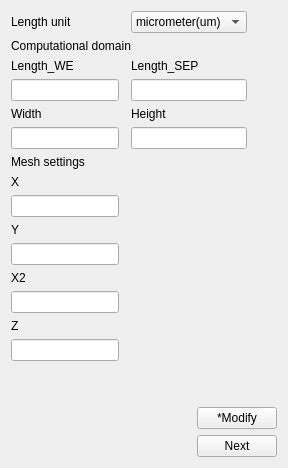
      <widget class="QWidget" name="tab">
       <attribute name="title">
        <string>Geometry-&gt;</string>
       </attribute>
       <layout class="QGridLayout" name="gridLayout_2">
        <item row="5" column="0" colspan="2">
         <widget class="QLabel" name="label_4">
          <property name="text">
           <string>Width</string>
          </property>
         </widget>
        </item>
        <item row="6" column="0">
         <widget class="QLineEdit" name="width_lineEdit"/>
        </item>
        <item row="0" column="0" colspan="2">
         <widget class="QLabel" name="label">
          <property name="text">
           <string>Length unit</string>
          </property>
         </widget>
        </item>
        <item row="12" column="0">
         <widget class="QLabel" name="label_34">
          <property name="text">
           <string>X2</string>
          </property>
         </widget>
        </item>
        <item row="9" column="0">
         <widget class="QLineEdit" name="x_divide_lineEdit"/>
        </item>
        <item row="17" column="0" colspan="8">
         <layout class="QGridLayout" name="gridLayout_3">
          <item row="1" column="1">
           <widget class="QPushButton" name="run_geometry_button">
            <property name="text">
             <string>Next</string>
            </property>
           </widget>
          </item>
          <item row="0" column="1">
           <widget class="QPushButton" name="change_geometry_button">
            <property name="text">
             <string>*Modify</string>
            </property>
           </widget>
          </item>
          <item row="0" column="0">
           <spacer name="horizontalSpacer_2">
            <property name="orientation">
             <enum>Qt::Horizontal</enum>
            </property>
            <property name="sizeHint" stdset="0">
             <size>
              <width>40</width>
              <height>20</height>
             </size>
            </property>
           </spacer>
          </item>
         </layout>
        </item>
        <item row="4" column="0">
         <widget class="QLineEdit" name="length_lineEdit"/>
        </item>
        <item row="7" column="0" colspan="4">
         <widget class="QLabel" name="label_7">
          <property name="text">
           <string>Mesh settings</string>
          </property>
         </widget>
        </item>
        <item row="8" column="0">
         <widget class="QLabel" name="label_8">
          <property name="text">
           <string>X</string>
          </property>
         </widget>
        </item>
        <item row="5" column="2">
         <widget class="QLabel" name="label_5">
          <property name="text">
           <string>Height</string>
          </property>
         </widget>
        </item>
        <item row="13" column="0">
         <widget class="QLineEdit" name="x2_divide_lineEdit"/>
        </item>
        <item row="14" column="0">
         <widget class="QLabel" name="label_10">
          <property name="text">
           <string>Z</string>
          </property>
         </widget>
        </item>
        <item row="4" column="2">
         <widget class="QLineEdit" name="length2_lineEdit"/>
        </item>
        <item row="11" column="0">
         <widget class="QLineEdit" name="y_divide_lineEdit"/>
        </item>
        <item row="2" column="0" colspan="6">
         <widget class="QLabel" name="label_2">
          <property name="text">
           <string>Computational domain</string>
          </property>
         </widget>
        </item>
        <item row="3" column="2">
         <widget class="QLabel" name="label_31">
          <property name="text">
           <string>Length_SEP</string>
          </property>
         </widget>
        </item>
        <item row="0" column="2">
         <widget class="QComboBox" name="unit_select_box">
          <item>
           <property name="text">
            <string>micrometer(um)</string>
           </property>
          </item>
          <item>
           <property name="text">
            <string>millimeter(mm)</string>
           </property>
          </item>
          <item>
           <property name="text">
            <string>meter(m)</string>
           </property>
          </item>
         </widget>
        </item>
        <item row="3" column="0" colspan="2">
         <widget class="QLabel" name="label_3">
          <property name="text">
           <string>Length_WE</string>
          </property>
         </widget>
        </item>
        <item row="10" column="0">
         <widget class="QLabel" name="label_9">
          <property name="text">
           <string>Y</string>
          </property>
         </widget>
        </item>
        <item row="6" column="2">
         <widget class="QLineEdit" name="height_lineEdit"/>
        </item>
        <item row="15" column="0">
         <widget class="QLineEdit" name="z_divide_lineEdit"/>
        </item>
        <item row="16" column="0">
         <spacer name="verticalSpacer">
          <property name="orientation">
           <enum>Qt::Vertical</enum>
          </property>
          <property name="sizeHint" stdset="0">
           <size>
            <width>20</width>
            <height>40</height>
           </size>
          </property>
         </spacer>
        </item>
       </layout>
      </widget>
